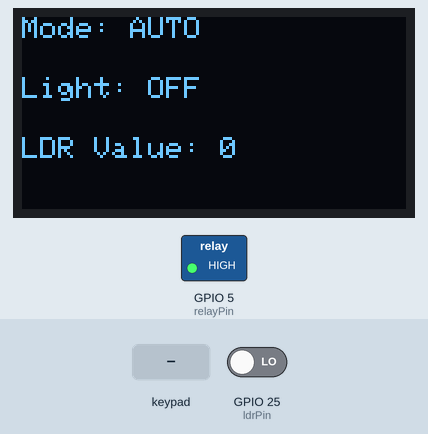
Simulated run of this sketch. Board: ESP32. Shown: 128×64 one-colour display, switched loads named in the sketch (green lamp = pin HIGH). Inputs (shaded band) come from the test bench; at power-on: GPIO 25 (ldrPin) LOW. What the sketch prints to the serial monitor is not drawn.

Above: at 1.2 s.
1.3 s: GPIO 25 (ldrPin) driven HIGH
At 2.6 s:
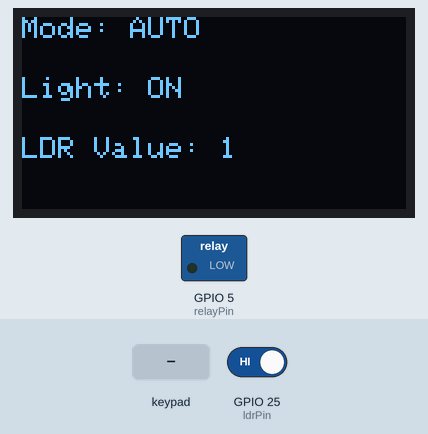
2.9 s: key 'B' pressed
At 3.2 s:
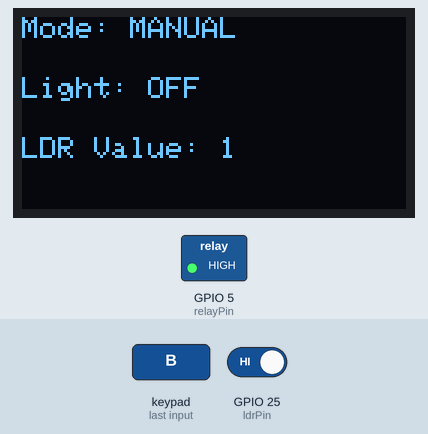
4.4 s: keypad keys 1 3 1 2 1 4 2 7 pressed 0.4 s apart
At 4.8 s:
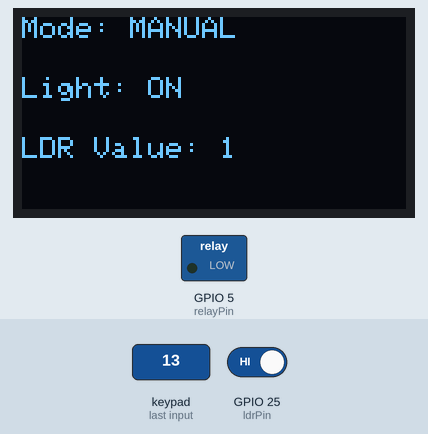
9.1 s: GPIO 25 (ldrPin) driven LOW
At 9.4 s:
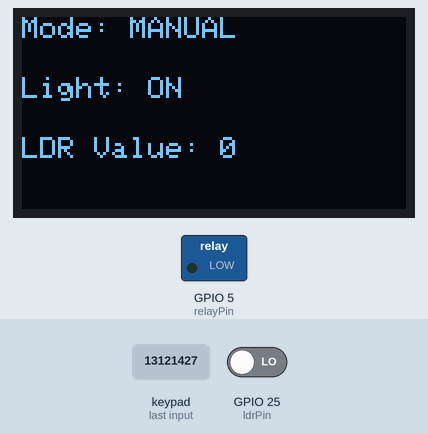
10.6 s: key 'A' pressed
At 11.0 s:
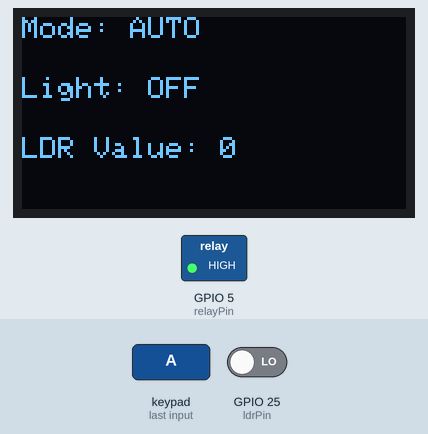
Timing chart, 0 to 13.1 s (numbered marks = the images above; inputs shaded):
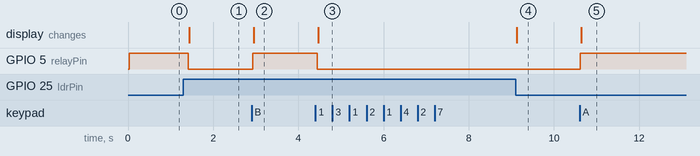

Measured:
- after the input at 1.3 s, GPIO 5 (relayPin): HIGH → LOW after 0.12 s; the display: changes after 0.14 s (image 1)
- after the input at 2.9 s, GPIO 5 (relayPin): LOW → HIGH at once; the display: changes after 0.06 s (image 2)
- after the input at 4.4 s, GPIO 5 (relayPin): HIGH → LOW at once; the display: changes after 0.07 s (image 3)
- after the input at 9.1 s, the display: changes at once (image 4)
- after the input at 10.6 s, GPIO 5 (relayPin): LOW → HIGH at once; the display: changes at once (image 5)

The sketch:

phase5_final_ardino_code_final_smart_light.ino
```cpp
#include <Wire.h>
#include <Adafruit_GFX.h>
#include <Adafruit_SSD1306.h>
#include <Keypad.h>

#define SCREEN_WIDTH 128
#define SCREEN_HEIGHT 64
#define OLED_RESET -1

Adafruit_SSD1306 display(SCREEN_WIDTH, SCREEN_HEIGHT, &Wire, OLED_RESET);

const int ldrPin = 25;
const int relayPin = 5;

const byte ROWS = 4;
const byte COLS = 4;

char keys[ROWS][COLS] = {
  {'1','2','3','A'},
  {'4','5','6','B'},
  {'7','8','9','C'},
  {'*','0','#','D'}
};

byte rowPins[ROWS] = {13, 12, 14, 27};
byte colPins[COLS] = {26, 33, 32, 15};

Keypad keypad = Keypad(makeKeymap(keys), rowPins, colPins, ROWS, COLS);

bool isAutoMode = true;
bool manualLightOn = false;

void setup() {
  Serial.begin(115200);
  pinMode(ldrPin, INPUT);
  pinMode(relayPin, OUTPUT);

  keypad.setDebounceTime(50);

  if (!display.begin(SSD1306_SWITCHCAPVCC, 0x3C)) {
    Serial.println("OLED not found!");
    while (true);
  }
}

void loop() {
  char key = keypad.getKey();

  if (key) {
    if (key == 'A') {
      isAutoMode = true;
      Serial.println("Switched to AUTO mode");
    } else if (key == 'B') {
      isAutoMode = false;
      Serial.println("Switched to MANUAL mode");
    } else if (!isAutoMode && key == '1') {
      manualLightOn = true;
      Serial.println("Manual: Light ON");
    } else if (!isAutoMode && key == '0') {
      manualLightOn = false;
      Serial.println("Manual: Light OFF");
    }
  }

  int ldrState = digitalRead(ldrPin);
  String lightStatus;

  if (isAutoMode) {
    if (ldrState == 1) {
      digitalWrite(relayPin, LOW);
      lightStatus = "ON";
    } else {
      digitalWrite(relayPin, HIGH);
      lightStatus = "OFF";
    }
  } else {
    if (manualLightOn) {
      digitalWrite(relayPin, LOW);
      lightStatus = "ON";
    } else {
      digitalWrite(relayPin, HIGH);
      lightStatus = "OFF";
    }
  }

  display.clearDisplay();
  display.setTextSize(1);
  display.setTextColor(SSD1306_WHITE);

  display.setCursor(0, 0);
  display.print("Mode: ");
  display.println(isAutoMode ? "AUTO" : "MANUAL");

  display.setCursor(0, 20);
  display.print("Light: ");
  display.println(lightStatus);

  display.setCursor(0, 40);
  display.print("LDR Value: ");
  display.println(ldrState);

  display.display();

  delay(100);
}
```
